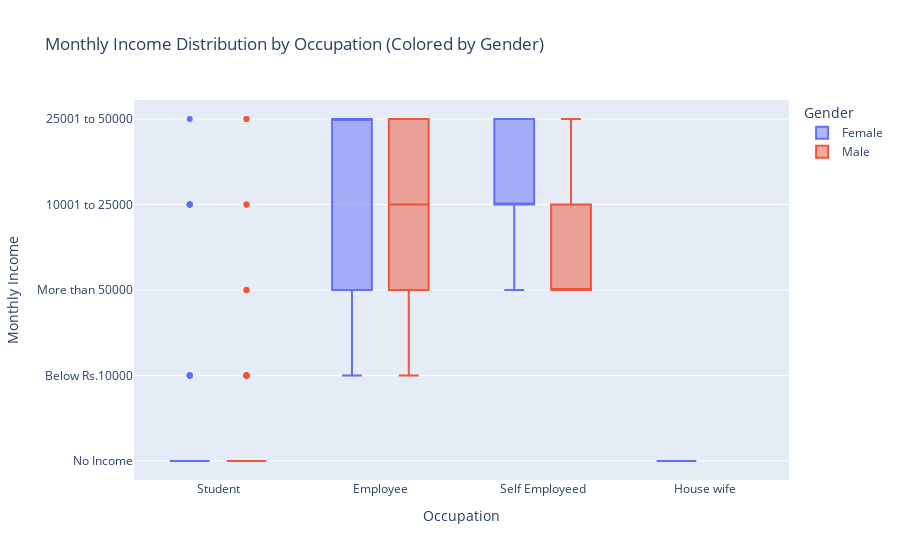

Notebook code for this chart:
### Markdown cell above
### **Monthly income distribution by occupation, colored by gender**

### Code cell
fig = px.box(data, x='Occupation', y='Monthly Income', color='Gender',
             title='Monthly Income Distribution by Occupation (Colored by Gender)',
             labels={'Occupation': 'Occupation', 'Monthly Income': 'Monthly Income', 'Gender': 'Gender'})
fig.show()

### Figure 1 — Plotly figure (JSON) as saved in the notebook; plotly's stock layout.template omitted (floating-point values rounded to 4 significant figures; data arrays with more than 128 entries replaced by an {"elided": "..."} marker saying what was removed)
{"data": [{"alignmentgroup": "True", "hovertemplate": "Gender=Female<br>Occupation=%{x}<br>Monthly Income=%{y}<extra></extra>", "legendgroup": "Female", "marker": {"color": "#636efa"}, "name": "Female", "notched": false, "offsetgroup": "Female", "orientation": "v", "showlegend": true, "type": "box", "x": {"elided": "166 str values"}, "x0": " ", "xaxis": "x", "y": {"elided": "166 str values"}, "y0": " ", "yaxis": "y"}, {"alignmentgroup": "True", "hovertemplate": "Gender=Male<br>Occupation=%{x}<br>Monthly Income=%{y}<extra></extra>", "legendgroup": "Male", "marker": {"color": "#EF553B"}, "name": "Male", "notched": false, "offsetgroup": "Male", "orientation": "v", "showlegend": true, "type": "box", "x": {"elided": "222 str values"}, "x0": " ", "xaxis": "x", "y": {"elided": "222 str values"}, "y0": " ", "yaxis": "y"}], "layout": {"boxmode": "group", "legend": {"title": {"text": "Gender"}, "tracegroupgap": 0}, "title": {"text": "Monthly Income Distribution by Occupation (Colored by Gender)"}, "xaxis": {"anchor": "y", "domain": [0, 1], "title": {"text": "Occupation"}}, "yaxis": {"anchor": "x", "domain": [0, 1], "title": {"text": "Monthly Income"}}}}
